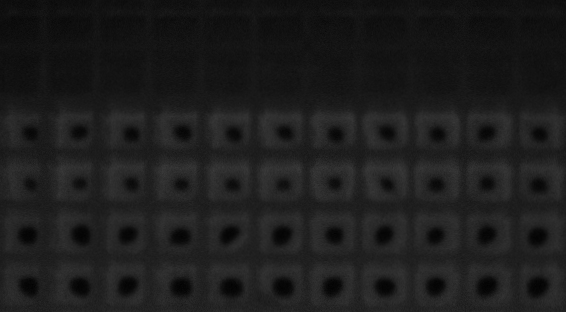
#> input picture data/vbottom_motility_assay/cropped_final_frames/algae_growth_curve_00000_1722972387-1_FinalFrame_Crop.tif, 566 x 312 px; the run also reads 1 picture not shown here
$ jupyter execute --allow-errors vbottom-motility-linescan.ipynb   (shell and % lines are left out)
#> lines starting #> are read from the running program, lines starting #| are printed output that depends on the picture; after the words box and inside, x2 and y2 are one past the last pixel; in counts of white or black regions, pixels touching at a corner belong together
# V-bottom Well Motility Assay and Line Scan Analysis
---

### Overview

This notebook processes and analyzes motility assays of *Chlamydomonas* strains seeded in 96- or 384-well plates with v-bottom wells, using images captured by a [Phenotype-o-mat setup](https://doi.org/10.57844/arcadia-112f-5023). The output from the Phenotype-o-mat is a single-frame AVI file (i.e. a grayscale image) of all 96 or 384 v-bottom wells. The notebook performs several key functions:

1. **GIF creation from video files**:
   - Extracts AVI video frames from Phenotype-o-mat experiments, applies time stamps, and stitches them into time-lapsed GIFs for visual inspection of motility over time.

2. **Line scan intensity analysis**:
   - Conducts horizontal line scans across the wells to quantify cell density, differentiating between non-motile cells (which sink to the bottom of the well) and motile cells (which remain suspended). Metrics such as minimum intensity, average intensity, and their differences/ratios are computed for further analysis.

3. **Visualization and statistical testing**:
   - Annotates and displays the processed well images, overlays line scan plots, and performs either Mann-Whitney U tests with Bonferroni correction or one-way ANOVA and post-hoc Tukey tests to evaluate differences between treatments across multiple strains.

Output from this notebook was used to generate figures and statistical analyses related to cell motility for the study, contributing to Figures 2 and 4 in the [publication](https://doi.org/10.57844/arcadia-fe2a-711e).

ChatGPT was used draft the scripts in this notebook.

## 1. GIF creation from video files
---

## 2. Line scan intensity analysis (Figure 2)
---
Prior to this analysis, I opened the last single-frame AVI acquired in the dataset in FIJI and cropped the image to only include the wells of interest. I then saved the image as a TIF.

### Purpose:
This code performs line scan analyses on an image of a 384-well v-bottom plate seeded with *Chlamydomonas* strains to measure cell density and motility defects. It visualizes, compares, and exports data for statistical analysis across three strains (`CC-125`, `CC-2670`, `CC-3707`).

### Key Steps:
1. **Image Handling**

2. **Visualization**

3. **Data Processing**

4. **Statistical Analysis**

5. **Plotting**

### Outputs:
- **Marked Images**: PNG files with scanned lines and labels.
- **Plots**: SVG showing overlaid line scans for each strain.
- **Data Files**: CSVs with line scan intensities and statistical comparison results.

### Libraries:
- `tifffile`, `opencv`, `matplotlib`, `pandas`, `scipy.stats`, `arcadia-pycolor`.

This notebook provides a reproducible pipeline for visualizing, analyzing, and statistically comparing motility data across *Chlamydomonas* strains.

[cell 1]
import os
import sys
from itertools import combinations

import arcadia_pycolor as apc
import cv2
import matplotlib.pyplot as plt
import numpy as np
import pandas as pd
import scipy.stats as stats
import tifffile as tiff
from PIL import Image, ImageDraw, ImageFont
from skimage.draw import line
from statsmodels.stats.multicomp import pairwise_tukeyhsd

# Set the default matplotlib styles using arcadia-pycolor
apc.mpl.setup()
#> (this line was passed over: arcadia_pycolor is not available in this run)

### Image Handling
   - Loads a TIFF image of a plate and identifies well centers.
   - Performs horizontal line scans through each well, aligning scans by minimum intensity (representing non-motile cells).

[cell 2]
# Filepath to the TIFF file
image_path = "../data/vbottom_motility_assay/cropped_final_frames/algae_growth_curve_00000_1722972387-1_FinalFrame_Crop.tif"  # noqa: E501

# Verify that the file exists
if not os.path.exists(image_path):
    print(f"Error: File not found at path {image_path}")
    sys.exit()

# Attempt to open the image using tifffile
try:
    image = tiff.imread(image_path)
#> image is the input picture: shape (312, 566); min 2, max 59, mean 29.3
    print("Image opened successfully!")
except OSError:
    print("Error: Could not open image with tifffile.")
    sys.exit()

# Convert the image to grayscale if it's not already
if len(image.shape) > 2:
    image = cv2.cvtColor(image, cv2.COLOR_RGB2GRAY)

# Define the number of rows and columns in the well plate you want to analyze
num_rows = 6
num_cols = 11

# Diameter and scan width of the wells
well_diameter = 70
scan_width = 10
scan_length = 40

# Identify the centers of the wells
height, width = image.shape
row_spacing = height // num_rows
col_spacing = width // num_cols

# Calculate precise center positions of the wells
well_centers = [
    (int((row + 0.5) * row_spacing), int((col + 0.5) * col_spacing))
    for row in range(num_rows)
    for col in range(num_cols)
]

# Create a list to store the line scan results
line_scans = []

# Perform line scans, realign, and normalize data
for _i, (center_y, center_x) in enumerate(well_centers):
    start_x = max(center_x - scan_length // 2, 0)
    end_x = min(center_x + scan_length // 2, width - 1)

    # Perform a horizontal line scan across the center with a width of scan_width
    line_intensity = []
    for offset in range(-scan_width // 2, scan_width // 2 + 1):
        rr, cc = line(center_y + offset, start_x, center_y + offset, end_x)
        line_intensity.append(image[rr, cc])

    # Ensure all scans are of the same length by trimming to scan_length
    line_intensity = [scan[:scan_length] for scan in line_intensity]
    line_intensity = np.mean(line_intensity, axis=0)

    # Realign the line scan by aligning the minimum point within a broader search region
    broader_search_indices = np.arange(10, 30)
    min_index = broader_search_indices[np.argmin(line_intensity[broader_search_indices])]
    shift = (scan_length // 2) - min_index
    line_intensity = np.roll(line_intensity, shift)

    # Store the realigned and normalized result
    line_scans.append(line_intensity)
#> after the loop, line_scans = 66 items

### Visualization
  - Draws scanned lines and sample labels on the image.
   - Saves and displays marked images with scan lines and detailed well information.

[cell 3]
# Create a copy of the image to draw the lines on
image_with_lines = image.copy()
image_with_details = cv2.cvtColor(image.copy(), cv2.COLOR_GRAY2BGR)

# Updated labels for each well
labels = [
    ["CC-125"] * num_cols,
    ["CC-125"] * num_cols,
    ["CC-2670"] * num_cols,
    ["CC-2670"] * num_cols,
    ["CC-3707"] * num_cols,
    ["CC-3707"] * num_cols,
]

flat_labels = [label for row in labels for label in row]

# Load the Suisse Int'l font
try:
    font_path = "/path/to/SuisseIntl-Regular.ttf"
    font = ImageFont.truetype(font_path, 12)
except OSError:
    print("Suisse Int'l font not found. Using default font.")
    font = ImageFont.load_default()

# Convert the image_with_details to PIL format for text drawing
image_with_details_pil = Image.fromarray(cv2.cvtColor(image_with_details, cv2.COLOR_BGR2RGB))
draw = ImageDraw.Draw(image_with_details_pil)

# Draw lines on the image and label the wells
for i, (center_y, center_x) in enumerate(well_centers):
    start_x = max(center_x - scan_length // 2, 0)
    end_x = min(center_x + scan_length // 2, width - 1)

    for offset in range(-scan_width // 2, scan_width // 2 + 1):
        rr, cc = line(center_y + offset, start_x, center_y + offset, end_x)
        image_with_lines[rr, cc] = 255

    # Add sample details to the detailed image using PIL
    draw.text((center_x - 30, center_y), flat_labels[i], font=font, fill=(0, 255, 0))
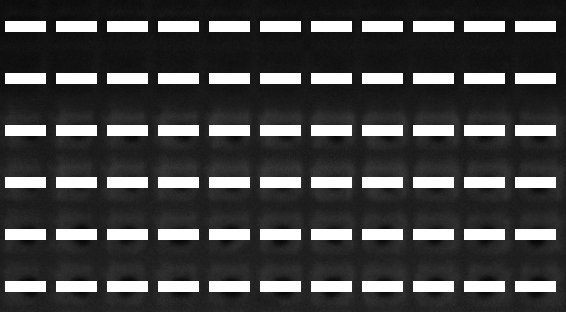
#> image_with_lines: shape (312, 566); 16.86% of pixels changed, all inside (x1, y1, x2, y2) = (5, 21, 556, 292)

# Convert back to OpenCV format
image_with_details = cv2.cvtColor(np.array(image_with_details_pil), cv2.COLOR_RGB2BGR)
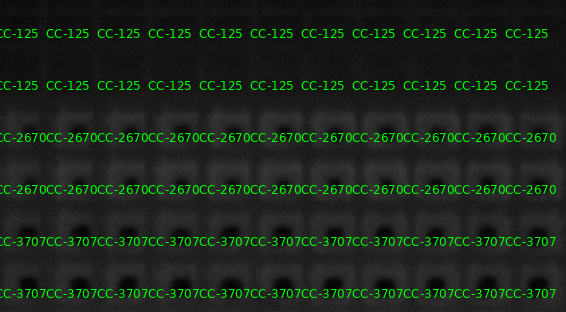
#> image_with_details: shape (312, 566, 3); mean R, G, B 28.2, 38.9, 28.2

# Display the images with the scanned lines and details
plt.imshow(image_with_lines, cmap="gray")
plt.title("Line Scans Measured")
plt.show()

plt.imshow(image_with_details)
plt.title("Sample Map")
plt.show()

# Save the images
marked_image_path = "../results/linescan_strain_results/marked_well_lines.png"
details_image_path = "../results/linescan_strain_results/marked_details.png"
os.makedirs(os.path.dirname(marked_image_path), exist_ok=True)
cv2.imwrite(marked_image_path, image_with_lines)
cv2.imwrite(details_image_path, image_with_details)
#> Out = True

### Data Processing
   - Computes pixel intensity averages for positions 33-37, minimum intensity values, and the difference/ratio between them.
   - Exports line scan results to CSV.

[cell 4]
# Define end tail of the line scan where only motile cells will be
pixel_range = range(33, 38)

# Create lists to store the values for each well
pixel_33_37_values = []
pixel_33_37_avg_list = []
min_value_list = []
difference_list = []
fraction_list = []

# Loop over each scan to calculate the statistics
for scan in line_scans:
    # Measure the intensity values of the line scan tail between pixel positions 33 and 37
    pixel_33_37 = scan[33:38]
    pixel_33_37_values.append(list(pixel_33_37))

    # Calculate the average intensity of the tail (pixels 33-37)
    pixel_33_37_avg = np.mean(pixel_33_37)
    pixel_33_37_avg_list.append(pixel_33_37_avg)

    # Identify the minimum value across the entire scan
    min_value = np.min(scan)
    min_value_list.append(min_value)

    # Subtract the minimum value from tails average (pixels 33-37)
    difference = pixel_33_37_avg - min_value
    difference_list.append(difference)

    # Divide the tails average (pixels 33-37) by the minimum value
    if min_value != 0:
        fraction = pixel_33_37_avg / min_value
    else:
        fraction = np.nan

    fraction_list.append(fraction)
#> this loop made 66 passes
#> (pixel_33_37, pixel_33_37_avg, min_value, difference, fraction) on passes 1 to 7: ([13.45, 14.36, 13.64, 13.55, 14.27], 13.85, 11.27, 2.58, 1.23), ([16.45, 17.64, 18.45, 19.73, 13.91], 17.24, 12.73, 4.51, 1.35), ([16.82, 16.64, 16.36, 16.82, 18], 16.93, 14.27, 2.65, 1.19), ([15.45, 16.45, 16.55, 17, 14.82], 16.05, 14.36, 1.69, 1.12), ([17, 17.73, 17.18, 15.91, 17.45], 17.05, 15.36, 1.69, 1.11), ([15.45, 17.18, 17, 16.64, 17.45], 16.75, 14.45, 2.29, 1.16), ([17.09, 16.82, 17.27, 18.18, 17.45], 17.36, 14.27, 3.09, 1.22)
#> after the loop, difference_list = 66 values, max 37.22 at index 61, min 0.673 at index 12, mean 19.15; fraction_list = 66 values, max 8.2 at index 65, min 1.04 at index 12, mean 3.28; min_value_list = 66 values, max 21.09 at index 38, min 4.73 at index 65, mean 12.61; pixel_33_37_avg_list = 66 values, max 45.22 at index 39, min 13.85 at index 0, mean 31.76; pixel_33_37_values = 66 items, first 6: [13.45, 14.36, 13.64, 13.55, 14.27], [16.45, 17.64, 18.45, 19.73, 13.91], [16.82, 16.64, 16.36, 16.82, 18], [15.45, 16.45, 16.55, 17, 14.82], [17, 17.73, 17.18, 15.91, 17.45], [15.45, 17.18, 17, 16.64, 17.45]

# Convert to DataFrame and export
export_df = pd.DataFrame(
    {
        "Well": [f"Well {row+1}-{col+1}" for row in range(num_rows) for col in range(num_cols)],
        "Strain": flat_labels,
        "Pixel_33_37_Values": pixel_33_37_values,
        "Pixel_33_37_Avg": pixel_33_37_avg_list,
        "Min_Value": min_value_list,
        "Difference_33_37_Avg_Min": difference_list,
        "Fraction_33_37_Avg_Min": fraction_list,
    }
)
#> export_df = table of 66 rows and 7 columns

# Export the data to a CSV file
csv_path = "../results/linescan_strain_results/pixel_33_37_min_comparisons.csv"
export_df.to_csv(csv_path, index=False)
print(f"Pixel comparison data saved to: {csv_path}")

### Statistical Analysis
   - Conducts Mann-Whitney U tests for pairwise strain comparisons of intensity differences, ratios, and minimum values.
   - Applies Bonferroni correction for multiple comparisons and exports results to CSV.

Perform pairwise comparisons of the difference between the tail and the miniumum of each strain

[cell 5]
# Define pairwise strain comparisons
pairwise_comparisons = list(combinations(["CC-125", "CC-2670", "CC-3707"], 2))

# Mann-Whitney U tests for intensity differences
pairwise_pixel_diff_results = {}
for strain1, strain2 in pairwise_comparisons:
    results_key = f"{strain1} vs {strain2}"
    strain1_diff = export_df[export_df["Strain"] == strain1]["Difference_33_37_Avg_Min"]
    strain2_diff = export_df[export_df["Strain"] == strain2]["Difference_33_37_Avg_Min"]

    u_stat, p_val = stats.mannwhitneyu(strain1_diff, strain2_diff, alternative="two-sided")
    pairwise_pixel_diff_results[results_key] = p_val
#> this loop made 3 passes
#> (u_stat, p_val) on passes 1 to 3: (0, 1.44e-08), (0, 1.44e-08), (30.5, 7.31e-07)

# Convert to DataFrame and apply Bonferroni correction
pairwise_pixel_diff_results_df = pd.DataFrame.from_dict(
    pairwise_pixel_diff_results, orient="index", columns=["p-value"]
)
pairwise_pixel_diff_results_corrected = pairwise_pixel_diff_results_df * len(
    pairwise_pixel_diff_results_df.columns
)
pairwise_pixel_diff_results_corrected = pairwise_pixel_diff_results_corrected.map(
    lambda p: min(p, 1.0)
)

# Output the results of the statistical test
print("Pairwise pixel difference comparison (Bonferroni corrected):")
print(pairwise_pixel_diff_results_corrected)
#|                          p-value
#| CC-125 vs CC-2670   1.437684e-08
#| CC-125 vs CC-3707   1.437684e-08
#| CC-2670 vs CC-3707  7.311605e-07

Perform pairwise comparisons of the fraction between the tail and the miniumum of each strain

[cell 6]
# Define pairwise strain comparisons
pairwise_comparisons = list(combinations(["CC-125", "CC-2670", "CC-3707"], 2))

# Mann-Whitney U tests for intensity fractions
pairwise_pixel_fraction_results = {}
for strain1, strain2 in pairwise_comparisons:
    results_key = f"{strain1} vs {strain2}"
    strain1_fraction = export_df[export_df["Strain"] == strain1]["Fraction_33_37_Avg_Min"]
    strain2_fraction = export_df[export_df["Strain"] == strain2]["Fraction_33_37_Avg_Min"]

    u_stat, p_val = stats.mannwhitneyu(strain1_fraction, strain2_fraction, alternative="two-sided")
    pairwise_pixel_fraction_results[results_key] = p_val

# Convert to DataFrame and apply Bonferroni correction
pairwise_pixel_fraction_results_df = pd.DataFrame.from_dict(
    pairwise_pixel_fraction_results, orient="index", columns=["p-value"]
)
pairwise_pixel_fraction_results_corrected = pairwise_pixel_fraction_results_df * len(
    pairwise_pixel_fraction_results_df.columns
)
pairwise_pixel_fraction_results_corrected = pairwise_pixel_fraction_results_corrected.map(
    lambda p: min(p, 1.0)
)

# Output the results of the statistical test
print("Pairwise Pixel Fraction comparison (Bonferroni corrected):")
print(pairwise_pixel_fraction_results_corrected)
#|                          p-value
#| CC-125 vs CC-2670   1.439361e-08
#| CC-125 vs CC-3707   1.439361e-08
#| CC-2670 vs CC-3707  1.439361e-08

Perform pairwise comparisons of the miniumum point of each strain

[cell 7]
# Define pairwise strain comparisons
pairwise_comparisons = list(combinations(["CC-125", "CC-2670", "CC-3707"], 2))

# Mann-Whiney U tests for minimum intensity
pairwise_min_results = {}
for strain1, strain2 in pairwise_comparisons:
    results_key = f"{strain1} vs {strain2}"
    strain1_min = export_df[export_df["Strain"] == strain1]["Min_Value"]
    strain2_min = export_df[export_df["Strain"] == strain2]["Min_Value"]

    u_stat, p_val = stats.mannwhitneyu(strain1_min, strain2_min, alternative="two-sided")
    pairwise_min_results[results_key] = p_val

# Convert to DataFrame and apply Bonferroni correction
pairwise_min_results_df = pd.DataFrame.from_dict(
    pairwise_min_results, orient="index", columns=["p-value"]
)
pairwise_min_results_corrected = pairwise_min_results_df * len(pairwise_min_results_df.columns)
pairwise_min_results_corrected = pairwise_min_results_corrected.map(lambda p: min(p, 1.0))

# Output the results of the statistical test for the minimum value comparison
print("Pairwise Comparison of Minimum Points (Mann-Whitney U test, Bonferroni corrected p-values):")
print(pairwise_min_results_corrected)
#|                          p-value
#| CC-125 vs CC-2670   1.965005e-01
#| CC-125 vs CC-3707   1.425994e-08
#| CC-2670 vs CC-3707  1.422669e-08

### Plotting
   - Generates overlaid plots of line scans for each strain and saves as SVG.

[cell 8]
# Define color scheme for each strain
strain_color_map = {"CC-125": "#BAB0A8", "CC-2670": "#73B5E3", "CC-3707": "#FFB984"}

# Find the global min and max for y-axis across scans
y_min = min([min(scan) for scan in line_scans])
y_max = max([max(scan) for scan in line_scans])

# Create plot with all 3 strain measurements overlaid
fig, ax = plt.subplots(figsize=(10, 6))

for strain in ["CC-125", "CC-2670", "CC-3707"]:
    # Filter the scans that match the current strain
    strain_scans = [line_scans[i] for i in range(len(line_scans)) if flat_labels[i] == strain]

    # Plot the individual scans
    for scan in strain_scans:
        ax.plot(scan, color=strain_color_map[strain], linewidth=0.5, alpha=0.5)

    # Plot the average scans for the strain
    if strain_scans:
        avg_scan = np.mean(strain_scans, axis=0)
        ax.plot(avg_scan, color=strain_color_map[strain], linewidth=2.5, label=f"{strain} Average")

# Set consistent limits for the x & y axes
ax.set_xlim(0, scan_length - 1)
ax.set_ylim(y_min, y_max)

ax.set_title("Normalized Spatial Density of Cells in a Conical Well", fontstyle="normal")
ax.set_xlabel("Pixel Position")
ax.set_ylabel("Relative Cell Density")
ax.legend(bbox_to_anchor=(1.05, 1), loc="upper left", borderaxespad=0.0)

plt.tight_layout()

# Save the plot as an SVG file
overlayed_plot_path = "../results/linescan_strain_results/overlayed_plot_all_strains.svg"
plt.savefig(overlayed_plot_path, format="svg")
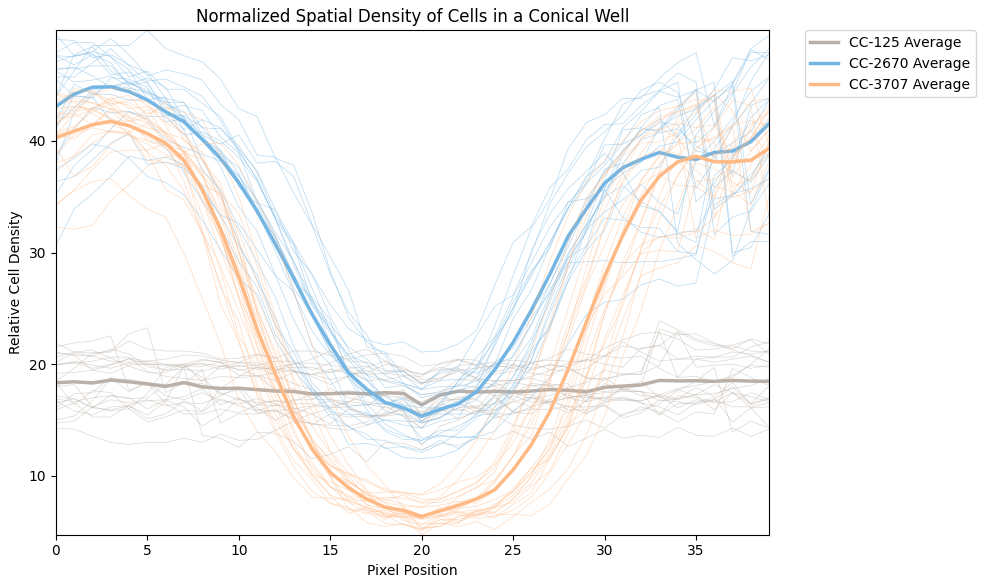
#> figure drawn by matplotlib, 1 panel; curve peaks at x = 7, y = 19.73; curve peaks at x = 36, y = 19.73; curve peaks at x = 8, y = 19.55
plt.show()

print(f"Overlayed plot saved as SVG to: {overlayed_plot_path}")

---

## Data Analysis - Intensity line scan (Figure 4)
Prior to this analysis, I opened the last single-frame AVI acquired in the dataset in FIJI and cropped the image to only include the wells of interest. I then saved the image as a TIF.
### Purpose:
This code performs line scan analyses on an image of a 96-well plate seeded with *Chlamydomonas* strains under various treatments to measure cell density and motility defects.

### Key Steps:
1. **Image Handling**

2. **Visualization**

3. **Data Processing**

4. **Plotting**

5. **Statistical Analysis**

### Outputs:
- **Marked Images**: PNG files with visualized line scans and well labels.
- **Line Scan Plots**: SVG files showing the overlayed line scans for each strain and treatment.
- **Data Files**: CSVs with line scan intensities, minimum intensity points, and statistical results.

### Libraries:
- `numpy`, `cv2`, `PIL`, `matplotlib`, `pandas`, `scipy.stats`, `tifffile`, `arcadia_pycolor`, `statsmodels`.

This script automates image analysis, statistical testing, and visualization for line scans in a 96-well plate of *Chlamydomonas* strains treated with various compounds.

## Image Handling

- Loads and verifies a TIFF image, converting it to grayscale if needed.
- Calculates well center positions and generates labels for each well in a 6x12 grid.

[cell 9]
# Filepath to the TIFF file
image_path = "../data/vbottom_motility_assay/cropped_final_frames/algae_growth_curve_00000_1724619978-Crop.tif"  # noqa: E501

# Verify that the file exists
if not os.path.exists(image_path):
    print(f"Error: File not found at path {image_path}")
    sys.exit()

# Attempt to open the image using tifffile
try:
    image = tiff.imread(image_path)
#> (the rest of the program and of its run is left out)
